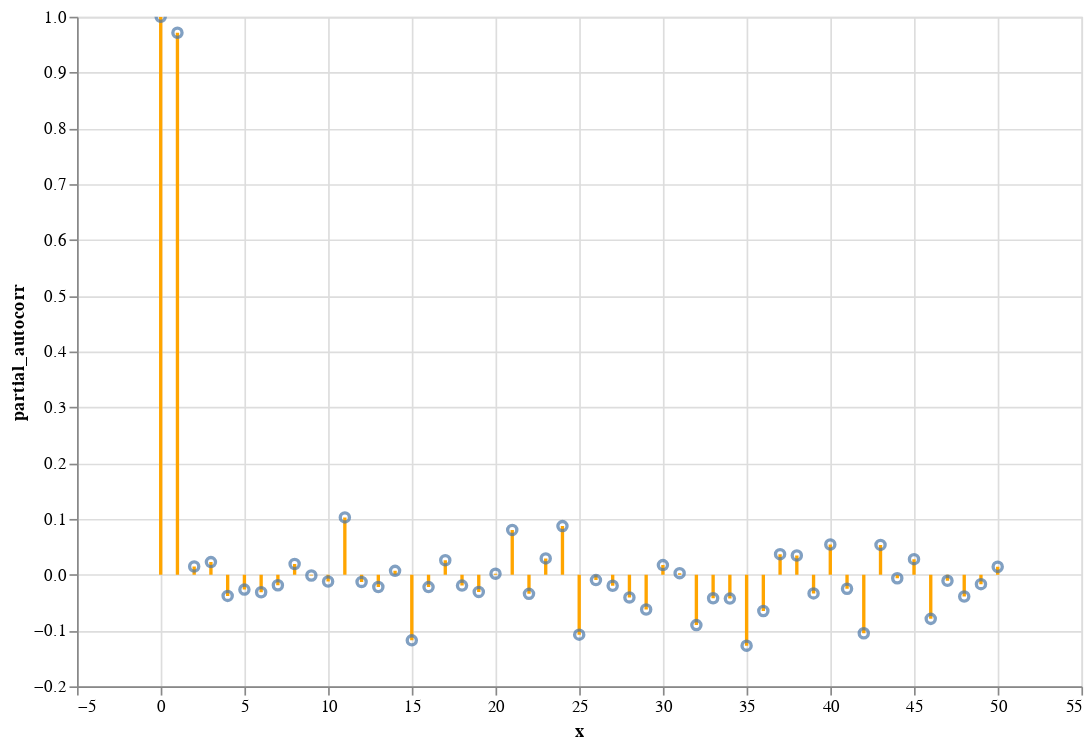

The code cell stored with this chart in its notebook:
### Markdown cell above
# Partial autocorrelation plot:

### Code cell
lags = 50
pac = pacf(jio["Close"], nlags=lags)
x = np.array(list(range(0,lags+1)))
p = pd.DataFrame(data={'x':x,'partial_autocorr':pac})
pac_jio = alt.Chart(p).mark_bar(size=2).encode(
    x="x",
    y="partial_autocorr",
    color=alt.condition(
        alt.datum.nonfarm_change > 0,
        alt.value("steelblue"),  # The positive color
        alt.value("orange")  # The negative color
    )
  ).properties(width=600,height=400).interactive()
dot_j=alt.Chart(p).mark_point().encode(
    x="x",
    y="partial_autocorr"
  ).properties(width=600,height=400)

pac_jio+dot_j

### Figure 1 — Vega-Lite specification as saved in the notebook (floating-point values rounded to 4 significant figures)
{"config": {"view": {"continuousWidth": 400, "continuousHeight": 300}}, "layer": [{"mark": {"type": "bar", "size": 2}, "encoding": {"color": {"condition": {"value": "steelblue", "test": "(datum.nonfarm_change > 0)"}, "value": "orange"}, "x": {"type": "quantitative", "field": "x"}, "y": {"type": "quantitative", "field": "partial_autocorr"}}, "height": 400, "selection": {"selector010": {"type": "interval", "bind": "scales", "encodings": ["x", "y"]}}, "width": 600}, {"mark": "point", "encoding": {"x": {"type": "quantitative", "field": "x"}, "y": {"type": "quantitative", "field": "partial_autocorr"}}, "height": 400, "width": 600}], "data": {"name": "data-8a38cd6b5e9f381a77dbf16043da8ea1"}, "$schema": "https://vega.github.io/schema/vega-lite/v4.8.1.json", "datasets": {"data-8a38cd6b5e9f381a77dbf16043da8ea1": [{"x": 0, "partial_autocorr": 1.0}, {"x": 1, "partial_autocorr": 0.9713}, {"x": 2, "partial_autocorr": 0.01481}, {"x": 3, "partial_autocorr": 0.02266}, {"x": 4, "partial_autocorr": -0.03792}, {"x": 5, "partial_autocorr": -0.02658}, {"x": 6, "partial_autocorr": -0.03132}, {"x": 7, "partial_autocorr": -0.01883}, {"x": 8, "partial_autocorr": 0.01922}, {"x": 9, "partial_autocorr": -0.001418}, {"x": 10, "partial_autocorr": -0.01218}, {"x": 11, "partial_autocorr": 0.1028}, {"x": 12, "partial_autocorr": -0.01293}, {"x": 13, "partial_autocorr": -0.02198}, {"x": 14, "partial_autocorr": 0.006945}, {"x": 15, "partial_autocorr": -0.1175}, {"x": 16, "partial_autocorr": -0.0221}, {"x": 17, "partial_autocorr": 0.02594}, {"x": 18, "partial_autocorr": -0.01939}, {"x": 19, "partial_autocorr": -0.0308}, {"x": 20, "partial_autocorr": 0.001863}, {"x": 21, "partial_autocorr": 0.08027}, {"x": 22, "partial_autocorr": -0.0342}, {"x": 23, "partial_autocorr": 0.02931}, {"x": 24, "partial_autocorr": 0.08723}, {"x": 25, "partial_autocorr": -0.1074}, {"x": 26, "partial_autocorr": -0.009605}, {"x": 27, "partial_autocorr": -0.01974}, {"x": 28, "partial_autocorr": -0.04071}, {"x": 29, "partial_autocorr": -0.06231}, {"x": 30, "partial_autocorr": 0.01732}, {"x": 31, "partial_autocorr": 0.002796}, {"x": 32, "partial_autocorr": -0.09016}, {"x": 33, "partial_autocorr": -0.04221}, {"x": 34, "partial_autocorr": -0.04271}, {"x": 35, "partial_autocorr": -0.1271}, {"x": 36, "partial_autocorr": -0.06493}, {"x": 37, "partial_autocorr": 0.03683}, {"x": 38, "partial_autocorr": 0.03452}, {"x": 39, "partial_autocorr": -0.03351}, {"x": 40, "partial_autocorr": 0.05419}, {"x": 41, "partial_autocorr": -0.02506}, {"x": 42, "partial_autocorr": -0.1048}, {"x": 43, "partial_autocorr": 0.05346}, {"x": 44, "partial_autocorr": -0.006353}, {"x": 45, "partial_autocorr": 0.02786}, {"x": 46, "partial_autocorr": -0.07908}, {"x": 47, "partial_autocorr": -0.01084}, {"x": 48, "partial_autocorr": -0.03902}, {"x": 49, "partial_autocorr": -0.01693}, {"x": 50, "partial_autocorr": 0.01429}]}}
